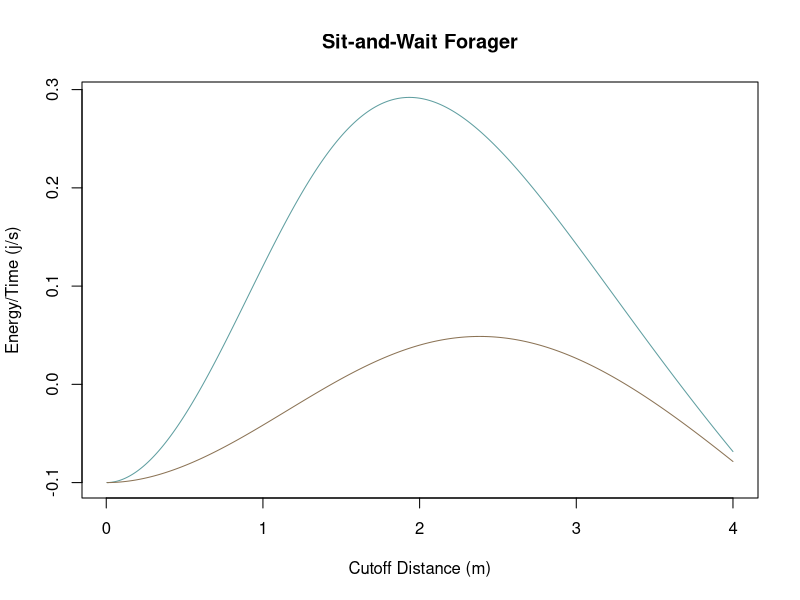
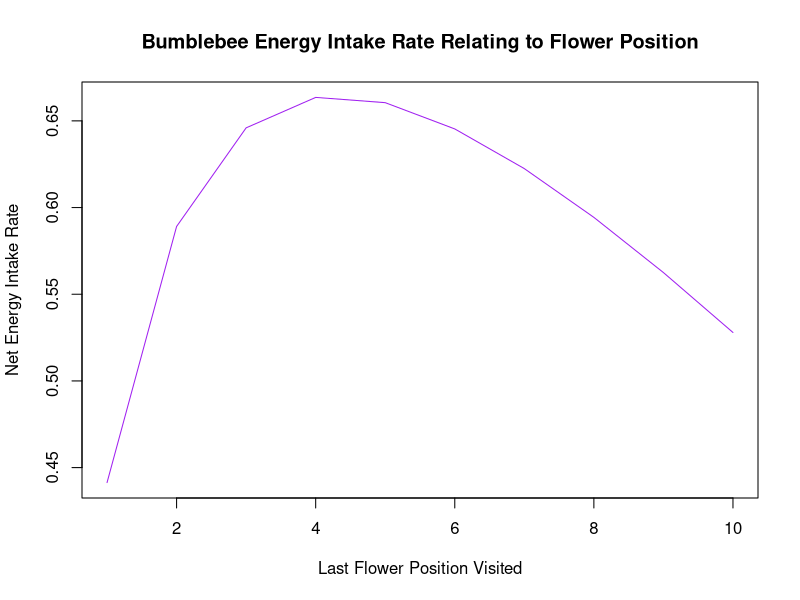
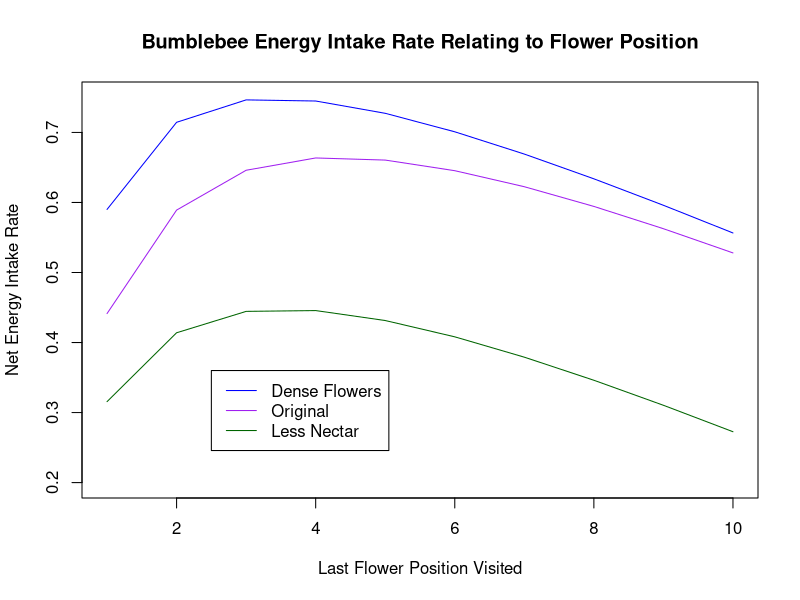

Write R code to recreate these figures, in order.
## ---- chunk 1
# Initial conditions and parameters from the book

e = 10                             #Energy per prey item
ew = 0.1                           #Energy spent waiting
ep = 1                             #Energy spent pursuing
v = 0.5                            #Running speed of predator
rc = seq(0.005, 4.000, by = 0.005) #Cutoff distances
aw = 0.02                          #Prey arrival rate wet habitat
ad = 0.005                         #Prey arrival rate dry habitat
## ---- chunk 2
#Wet habitat analysis
#Equation for time spent waiting in the wet habitat
tww <- 2/(aw * pi * (rc^2))

#Equation for average pursuit time
tp <- (4/3) * (rc/v)

#Equation for total average time in wet habitat
tiw <- (tww + tp)

#Equation for average energy per item in wet habitat
eiw <- (e) - (2 * ((ew)/(aw * pi * (rc^2)))) - ((4/3) * ((ep * rc)/(v)))

#Equation for average energy gain per item in wet habitat
etw <- (eiw)/(tiw)

#Dry habitat analysis
#Equation for time spent waiting in the dry habitat
twd <- 2/(ad * pi * (rc^2))

#Equation for total average time in wet habitat
tid <- (twd + tp)

#Equation for average energy per item in wet habitat
eid <- (e) - (2 * ((ew)/(ad * pi * (rc^2)))) - ((4/3) * ((ep * rc)/(v)))

#Equation for average energy gain per item in wet habitat
etd <- (eid)/(tid)
## ---- chunk 3
#Sit and wait foraging plot
plot(etw~rc,
     type = "l",
     xlab = "Cutoff Distance (m)",
     ylab = "Energy/Time (j/s)",
     main = "Sit-and-Wait Forager",
     col = "cadetblue")
lines(etd~rc,
      col = "burlywood4")
## ---- chunk 4
bee <- function(P, eb, ew, ef, ee, tb, tw, tf, te, n){
  netB <<- 0;
  sumi <- 0;
  
for (i in 1:n){
  
sumi=sumi+(-1.7*i+20.19)
net <- (P * sumi - eb - P * ew * (i-1) - P * i * ef - ee * (1-P)) / (tb + P * tw * (i-1) + P * i * tf + te * (1-P))
netB[i] <<- net

}
}

bumble <- bee(P=0.375, eb=0.09, ew=0.07, ef=0.02, ee=0.01, tb= 4.4, tw=3.3, tf=14.7, te=8.9, n=10)

## ---- chunk 5
position <- seq(from=1, to=10, length.out=10)

plot(netB ~ position, type = "l", ylab = "Net Energy Intake Rate", xlab = "Last Flower Position Visited", col = "purple", main = "Bumblebee Energy Intake Rate Relating to Flower Position")
## ---- chunk 6
bee2 <- function(P, eb, ew, ef, ee, tb, tw, tf, te, n){
  netB2 <<- 0;
  sumi <- 0;
  
for (i in 1:n){
  
sumi=sumi+(-1.7*i+20.19)
net2 <- (P * sumi - eb - P * ew * (i-1) - P * i * ef - ee * (1-P)) / (tb + P * tw * (i-1) + P * i * tf + te * (1-P))
netB2[i] <<- net2

}
}

bumble2 <- bee2(P=0.375, eb=0.09, ew=0.07, ef=0.02, ee=0.01, tb=0.5, tw=3.3, tf=14.7, te=8.9, n=10)

## ---- chunk 7
bee3 <- function(P, eb, ew, ef, ee, tb, tw, tf, te, n){
  netB3 <<- 0;
  sumi <- 0;
  
for (i in 1:n){
  
sumi=sumi+(-1.7*i+15)
net3 <- (P * sumi - eb - P * ew * (i-1) - P * i * ef - ee * (1-P)) / (tb + P * tw * (i-1) + P * i * tf + te * (1-P))
netB3[i] <<- net3

}
}

bumble3 <- bee3(P=0.375, eb=0.09, ew=0.07, ef=0.02, ee=0.01, tb=4.4, tw=3.3, tf=14.7, te=8.9, n=10)

## ---- chunk 8
plot(netB ~ position, type = "l", ylim=c(0.20,0.75), ylab = "Net Energy Intake Rate", xlab = "Last Flower Position Visited", col = "purple", main = "Bumblebee Energy Intake Rate Relating to Flower Position")
lines(netB2 ~ position, col="blue")
lines(netB3 ~ position, col="darkgreen")
legend(x=2.5,y=0.36,legend=c("Dense Flowers", "Original", "Less Nectar"),col =c("blue","purple", "darkgreen"),lty=c(1, 1, 1))
